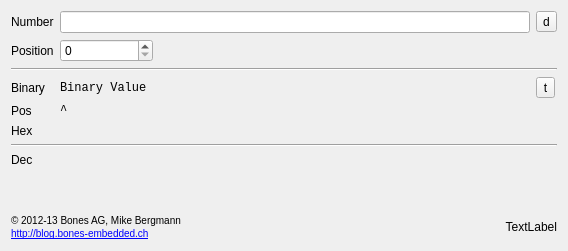
<?xml version="1.0" encoding="UTF-8"?>
<ui version="4.0">
 <class>MainWindow</class>
 <widget class="QMainWindow" name="MainWindow">
  <property name="geometry">
   <rect>
    <x>0</x>
    <y>0</y>
    <width>568</width>
    <height>251</height>
   </rect>
  </property>
  <property name="windowTitle">
   <string>Registerer</string>
  </property>
  <widget class="QWidget" name="centralWidget">
   <layout class="QVBoxLayout" name="verticalLayout">
    <item>
     <layout class="QGridLayout" name="gridLayout">
      <item row="0" column="0">
       <widget class="QLabel" name="label_3">
        <property name="sizePolicy">
         <sizepolicy hsizetype="Maximum" vsizetype="Preferred">
          <horstretch>0</horstretch>
          <verstretch>0</verstretch>
         </sizepolicy>
        </property>
        <property name="text">
         <string>Number</string>
        </property>
       </widget>
      </item>
      <item row="0" column="1" colspan="5">
       <widget class="QLineEdit" name="lineEdit">
        <property name="sizePolicy">
         <sizepolicy hsizetype="MinimumExpanding" vsizetype="Fixed">
          <horstretch>0</horstretch>
          <verstretch>0</verstretch>
         </sizepolicy>
        </property>
       </widget>
      </item>
      <item row="1" column="0">
       <widget class="QLabel" name="label_4">
        <property name="sizePolicy">
         <sizepolicy hsizetype="Maximum" vsizetype="Preferred">
          <horstretch>0</horstretch>
          <verstretch>0</verstretch>
         </sizepolicy>
        </property>
        <property name="text">
         <string>Position</string>
        </property>
       </widget>
      </item>
      <item row="1" column="1">
       <widget class="QSpinBox" name="spinBox">
        <property name="sizePolicy">
         <sizepolicy hsizetype="Preferred" vsizetype="Fixed">
          <horstretch>0</horstretch>
          <verstretch>0</verstretch>
         </sizepolicy>
        </property>
        <property name="maximum">
         <number>63</number>
        </property>
       </widget>
      </item>
      <item row="2" column="0" colspan="7">
       <widget class="Line" name="line">
        <property name="orientation">
         <enum>Qt::Horizontal</enum>
        </property>
       </widget>
      </item>
      <item row="3" column="0">
       <widget class="QLabel" name="label_5">
        <property name="sizePolicy">
         <sizepolicy hsizetype="Maximum" vsizetype="Preferred">
          <horstretch>0</horstretch>
          <verstretch>0</verstretch>
         </sizepolicy>
        </property>
        <property name="text">
         <string>Binary</string>
        </property>
       </widget>
      </item>
      <item row="3" column="1" colspan="5">
       <widget class="QLabel" name="lBinary">
        <property name="sizePolicy">
         <sizepolicy hsizetype="MinimumExpanding" vsizetype="Preferred">
          <horstretch>0</horstretch>
          <verstretch>0</verstretch>
         </sizepolicy>
        </property>
        <property name="font">
         <font>
          <family>Courier New</family>
         </font>
        </property>
        <property name="text">
         <string>Binary Value</string>
        </property>
       </widget>
      </item>
      <item row="4" column="0">
       <widget class="QLabel" name="label_6">
        <property name="sizePolicy">
         <sizepolicy hsizetype="Maximum" vsizetype="Preferred">
          <horstretch>0</horstretch>
          <verstretch>0</verstretch>
         </sizepolicy>
        </property>
        <property name="text">
         <string>Pos</string>
        </property>
       </widget>
      </item>
      <item row="4" column="1" colspan="5">
       <widget class="QLabel" name="lPos">
        <property name="sizePolicy">
         <sizepolicy hsizetype="MinimumExpanding" vsizetype="Preferred">
          <horstretch>0</horstretch>
          <verstretch>0</verstretch>
         </sizepolicy>
        </property>
        <property name="font">
         <font>
          <family>Courier New</family>
         </font>
        </property>
        <property name="text">
         <string>^</string>
        </property>
       </widget>
      </item>
      <item row="5" column="1" colspan="5">
       <widget class="QLabel" name="lHex">
        <property name="font">
         <font>
          <family>Courier New</family>
         </font>
        </property>
        <property name="text">
         <string/>
        </property>
       </widget>
      </item>
      <item row="5" column="0">
       <widget class="QLabel" name="label_9">
        <property name="text">
         <string>Hex</string>
        </property>
       </widget>
      </item>
      <item row="7" column="1" colspan="5">
       <widget class="QLabel" name="lDec">
        <property name="font">
         <font>
          <family>Courier New</family>
         </font>
        </property>
        <property name="text">
         <string/>
        </property>
       </widget>
      </item>
      <item row="7" column="0">
       <widget class="QLabel" name="label_11">
        <property name="text">
         <string>Dec</string>
        </property>
       </widget>
      </item>
      <item row="6" column="0" colspan="7">
       <widget class="Line" name="line_2">
        <property name="orientation">
         <enum>Qt::Horizontal</enum>
        </property>
       </widget>
      </item>
      <item row="3" column="6">
       <widget class="QToolButton" name="tbToggle">
        <property name="toolTip">
         <string>Toggle current bit [CTRL-t]</string>
        </property>
        <property name="text">
         <string>t</string>
        </property>
        <property name="shortcut">
         <string>Ctrl+T</string>
        </property>
       </widget>
      </item>
      <item row="0" column="6">
       <widget class="QToolButton" name="tbDisplay">
        <property name="toolTip">
         <string>Change number format (Dec/Hex/Bin) [CTRL-d]</string>
        </property>
        <property name="text">
         <string>d</string>
        </property>
        <property name="shortcut">
         <string>Ctrl+D</string>
        </property>
       </widget>
      </item>
      <item row="1" column="2" colspan="5">
       <widget class="QLabel" name="lBitAsHex">
        <property name="sizePolicy">
         <sizepolicy hsizetype="MinimumExpanding" vsizetype="Preferred">
          <horstretch>0</horstretch>
          <verstretch>0</verstretch>
         </sizepolicy>
        </property>
        <property name="text">
         <string notr="true"/>
        </property>
        <property name="alignment">
         <set>Qt::AlignRight|Qt::AlignTrailing|Qt::AlignVCenter</set>
        </property>
       </widget>
      </item>
     </layout>
    </item>
    <item>
     <spacer name="verticalSpacer">
      <property name="orientation">
       <enum>Qt::Vertical</enum>
      </property>
      <property name="sizeHint" stdset="0">
       <size>
        <width>20</width>
        <height>0</height>
       </size>
      </property>
     </spacer>
    </item>
    <item>
     <layout class="QHBoxLayout" name="horizontalLayout">
      <item>
       <widget class="QLabel" name="lLink">
        <property name="text">
         <string>&lt;!DOCTYPE HTML PUBLIC &quot;-//W3C//DTD HTML 4.0//EN&quot; &quot;http://www.w3.org/TR/REC-html40/strict.dtd&quot;&gt;
&lt;html&gt;&lt;head&gt;&lt;meta name=&quot;qrichtext&quot; content=&quot;1&quot; /&gt;&lt;style type=&quot;text/css&quot;&gt;
p, li { white-space: pre-wrap; }
&lt;/style&gt;&lt;/head&gt;&lt;body style=&quot; font-family:'MS Shell Dlg 2'; font-size:7.8pt; font-weight:400; font-style:normal;&quot;&gt;
&lt;p style=&quot; margin-top:0px; margin-bottom:0px; margin-left:0px; margin-right:0px; -qt-block-indent:0; text-indent:0px;&quot;&gt;© 2012-13 Bones AG, Mike Bergmann&lt;/p&gt;
&lt;p style=&quot; margin-top:0px; margin-bottom:0px; margin-left:0px; margin-right:0px; -qt-block-indent:0; text-indent:0px;&quot;&gt;&lt;a href=&quot;http://blog.bones-embedded.ch&quot;&gt;&lt;span style=&quot; text-decoration: underline; color:#0000ff;&quot;&gt;http://blog.bones-embedded.ch&lt;/span&gt;&lt;/a&gt;&lt;/p&gt;&lt;/body&gt;&lt;/html&gt;</string>
        </property>
        <property name="textFormat">
         <enum>Qt::RichText</enum>
        </property>
       </widget>
      </item>
      <item>
       <widget class="QLabel" name="lVersion">
        <property name="text">
         <string>TextLabel</string>
        </property>
        <property name="alignment">
         <set>Qt::AlignRight|Qt::AlignTrailing|Qt::AlignVCenter</set>
        </property>
       </widget>
      </item>
     </layout>
    </item>
   </layout>
  </widget>
  <widget class="QMenuBar" name="menuBar">
   <property name="geometry">
    <rect>
     <x>0</x>
     <y>0</y>
     <width>568</width>
     <height>25</height>
    </rect>
   </property>
  </widget>
 </widget>
 <layoutdefault spacing="6" margin="11"/>
 <resources/>
 <connections/>
</ui>
